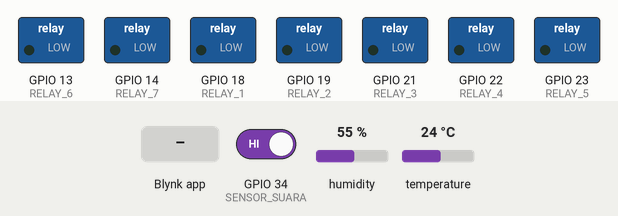
Bench run of a sketch on a simulated ESP32. Parts: switched loads named in the sketch (green lamp = pin HIGH). Inputs (shaded band) come from the test bench; at power-on: GPIO 34 (SENSOR_SUARA) HIGH, humidity 55 %, temperature 24 °C. WiFi joins after 1.5 s; servers stay silent unless stated; what the sketch prints to the serial monitor is not drawn.

Above: at 3.0 s.
3.1 s: Blynk app writes 0 to V0
At 3.4 s:
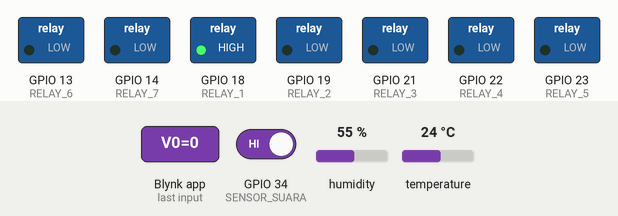
4.6 s: Blynk app writes 0 to V1
At 5.8 s:
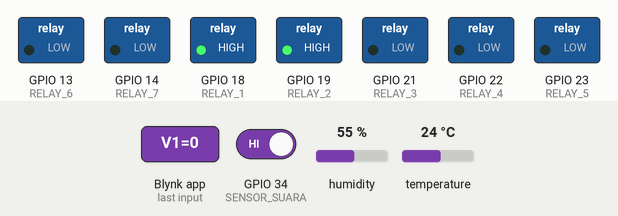
6.1 s: Blynk app writes 1 to V0
At 6.9 s:
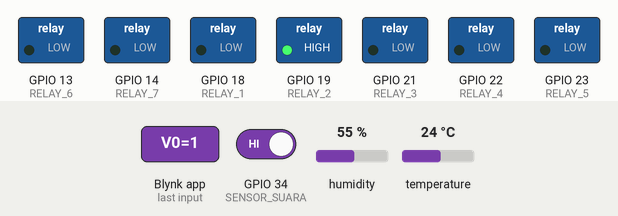
7.6 s: Blynk app writes 0 to V2
At 8.0 s:
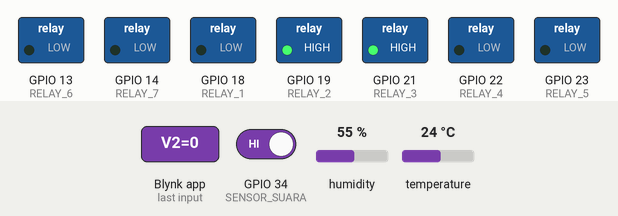
9.1 s: GPIO 34 (SENSOR_SUARA) driven LOW
At 10.3 s:
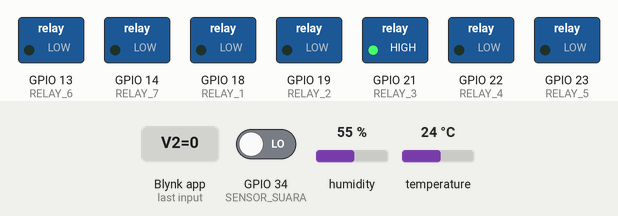
10.6 s: Blynk app writes 0 to V3
At 11.5 s:
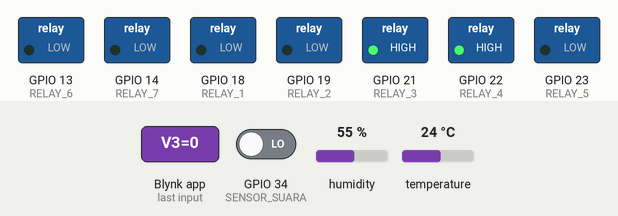
Timing chart, 0 to 13.1 s (numbered marks = the images above; inputs shaded):
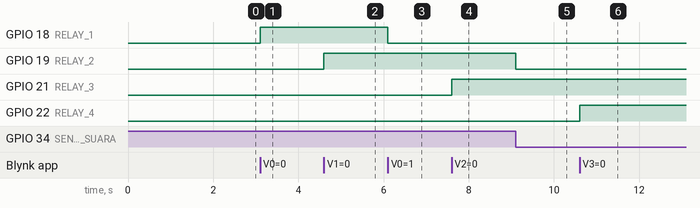

The sketch:

ESP32-suhu-sensorsuara-relay-smarthome.ino
```cpp
// ============================================================
// RAKKA LEVINE NATHANIEL
// ESP32 + Blynk + Relay + Sensor Suara + DHT11
// ============================================================

#define BLYNK_TEMPLATE_ID "TMPL617I3l73U"
#define BLYNK_TEMPLATE_NAME "raka"
#define BLYNK_AUTH_TOKEN "J0rc_iSpoBuT8aOMrQULsfpaxI1l-7ET"

#include <WiFi.h>
#include <BlynkSimpleEsp32.h>
#include "DHT.h"

// ====== WiFi ======
char ssid[] = "HUAWEI-2.4G-bUU5";
char pass[] = "indonesia";

// ====== PIN RELAY (AMAN ESP32) ======
#define RELAY_1 18
#define RELAY_2 19
#define RELAY_3 21
#define RELAY_4 22
#define RELAY_5 23
#define RELAY_6 13
#define RELAY_7 14

// ====== SENSOR SUARA ======
#define SENSOR_SUARA 34   // input only

// ====== DHT11 ======
#define DHTPIN 4
#define DHTTYPE DHT11
DHT dht(DHTPIN, DHTTYPE);

// ====== Variabel ======
bool relay2State = false;
int prevValue = HIGH;
unsigned long lastTrigger = 0;
const unsigned long debounceDelay = 1000;

// Reconnect
unsigned long lastReconnectAttempt = 0;
const unsigned long reconnectInterval = 10000;

// Timer
BlynkTimer timer;

// ====== Kirim Data DHT ======
void sendSensorDHT() {
  float suhu = dht.readTemperature();
  float kelembapan = dht.readHumidity();

  if (isnan(suhu) || isnan(kelembapan)) {
    Serial.println("Gagal membaca DHT11");
    return;
  }

  Serial.print("Suhu: ");
  Serial.print(suhu);
  Serial.print(" °C | Kelembapan: ");
  Serial.println(kelembapan);

  Blynk.virtualWrite(V9, suhu);
  Blynk.virtualWrite(V10, kelembapan);
}

// ============================================================
// SETUP
// ============================================================
void setup() {
  Serial.begin(115200);

  pinMode(RELAY_1, OUTPUT);
  pinMode(RELAY_2, OUTPUT);
  pinMode(RELAY_3, OUTPUT);
  pinMode(RELAY_4, OUTPUT);
  pinMode(RELAY_5, OUTPUT);
  pinMode(RELAY_6, OUTPUT);
  pinMode(RELAY_7, OUTPUT);

  pinMode(SENSOR_SUARA, INPUT);

  // Relay OFF (aktif LOW)
  digitalWrite(RELAY_1, LOW);
  digitalWrite(RELAY_2, LOW);
  digitalWrite(RELAY_3, LOW);
  digitalWrite(RELAY_4, LOW);
  digitalWrite(RELAY_5, LOW);
  digitalWrite(RELAY_6, LOW);
  digitalWrite(RELAY_7, LOW);

  WiFi.begin(ssid, pass);
  Blynk.config(BLYNK_AUTH_TOKEN);

  Serial.print("Menghubungkan WiFi");
  while (WiFi.status() != WL_CONNECTED) {
    delay(500);
    Serial.print(".");
  }
  Serial.println("\nWiFi Connected");

  Blynk.connect();
  dht.begin();

  timer.setInterval(5000L, sendSensorDHT);
}

// ============================================================
// BLYNK CONTROL
// ============================================================
BLYNK_WRITE(V0) { digitalWrite(RELAY_1, param.asInt() ? LOW : HIGH); }
BLYNK_WRITE(V1) {
  relay2State = param.asInt();
  digitalWrite(RELAY_2, relay2State ? LOW : HIGH);
}
BLYNK_WRITE(V2) { digitalWrite(RELAY_3, param.asInt() ? LOW : HIGH); }
BLYNK_WRITE(V3) { digitalWrite(RELAY_4, param.asInt() ? LOW : HIGH); }
BLYNK_WRITE(V4) { digitalWrite(RELAY_5, param.asInt() ? LOW : HIGH); }
BLYNK_WRITE(V5) { digitalWrite(RELAY_6, param.asInt() ? LOW : HIGH); }
BLYNK_WRITE(V6) { digitalWrite(RELAY_7, param.asInt() ? LOW : HIGH); }

// ============================================================
// LOOP
// ============================================================
void loop() {
  if (WiFi.status() != WL_CONNECTED) {
    unsigned long now = millis();
    if (now - lastReconnectAttempt > reconnectInterval) {
      Serial.println("WiFi reconnect...");
      WiFi.disconnect();
      WiFi.begin(ssid, pass);
      lastReconnectAttempt = now;
    }
  }
  else if (!Blynk.connected()) {
    unsigned long now = millis();
    if (now - lastReconnectAttempt > reconnectInterval) {
      Serial.println("Blynk reconnect...");
      Blynk.connect();
      lastReconnectAttempt = now;
    }
  }
  else {
    Blynk.run();
    timer.run();
  }

  // Sensor Suara → Relay 2
  int currentValue = digitalRead(SENSOR_SUARA);
  if (prevValue == HIGH && currentValue == LOW) {
    unsigned long now = millis();
    if (now - lastTrigger > debounceDelay) {
      relay2State = !relay2State;
      digitalWrite(RELAY_2, relay2State ? LOW : HIGH);
      Blynk.virtualWrite(V1, relay2State ? 1 : 0);

      Serial.println(relay2State ? "Relay 2 ON (Suara)" : "Relay 2 OFF (Suara)");
      lastTrigger = now;
    }
  }
  prevValue = currentValue;
}
```

Measured:
- after the input at 3.1 s, GPIO 18 (RELAY_1): LOW → HIGH at once
- after the input at 4.6 s, GPIO 19 (RELAY_2): LOW → HIGH at once
- after the input at 6.1 s, GPIO 18 (RELAY_1): HIGH → LOW at once
- after the input at 7.6 s, GPIO 21 (RELAY_3): LOW → HIGH at once
- after the input at 9.1 s, GPIO 19 (RELAY_2): HIGH → LOW at once
- after the input at 10.6 s, GPIO 22 (RELAY_4): LOW → HIGH at once
